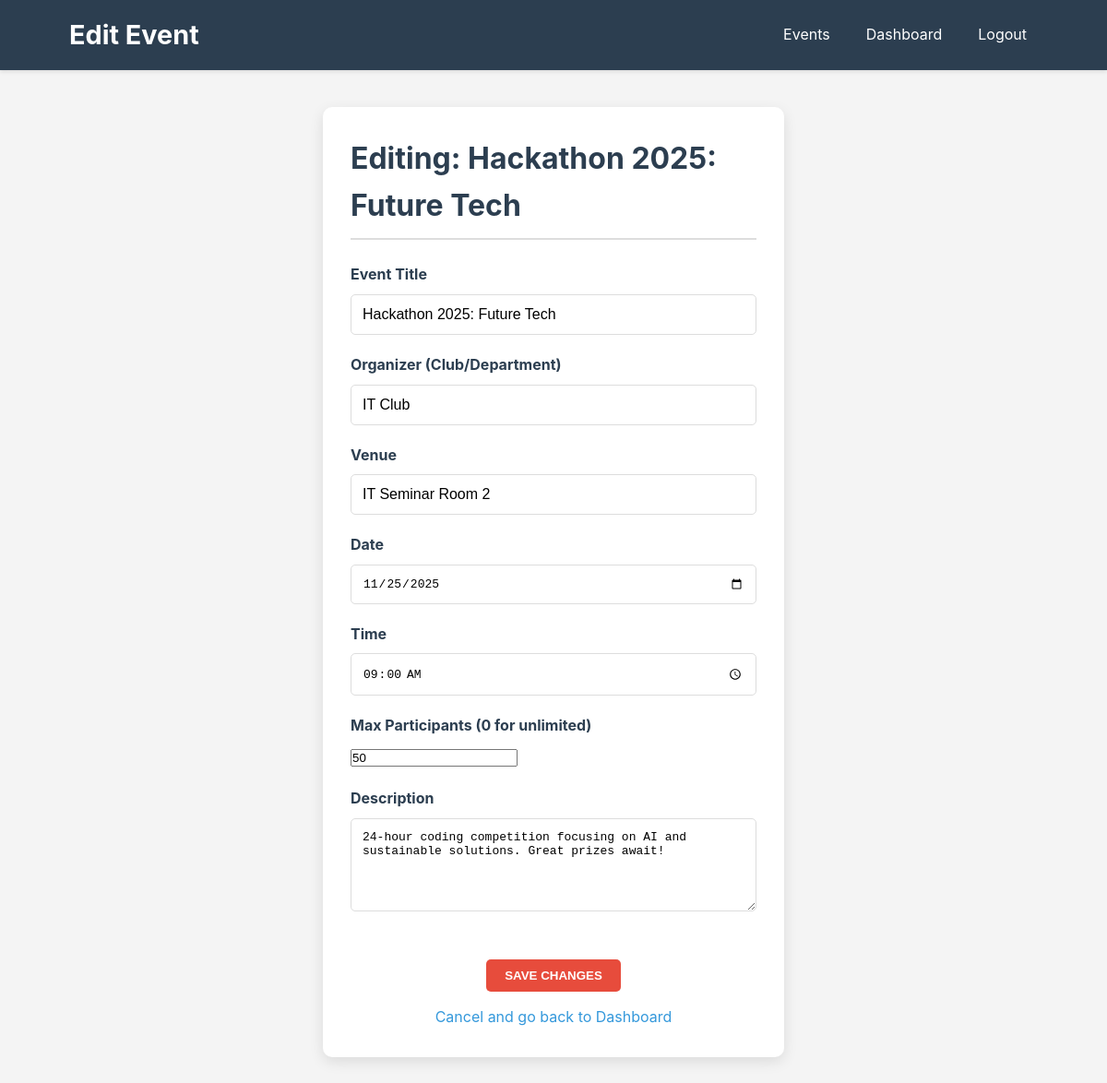
/project/admin/event_form.php?id=1 (signed in), run on the app's committed database.
### tables this page shows
CREATE TABLE `events` (
    `event_id` INT AUTO_INCREMENT PRIMARY KEY,
    `title` VARCHAR(255) NOT NULL,
    `date` DATE NOT NULL,
    `time` TIME,  
    `venue` VARCHAR(150) NOT NULL,
    `description` TEXT,
    `organizer` VARCHAR(100) NOT NULL,  
    `max_participants` INT DEFAULT 0,  
    `created_by_user_id` INT,  
    `created_at` TIMESTAMP DEFAULT CURRENT_TIMESTAMP,
    
     
    FOREIGN KEY (`created_by_user_id`) REFERENCES `users`(`user_id`) ON DELETE SET NULL
);

### project/admin/event_form.php (the view, shortened to what this page needs)
<?php
global $pdo;
$event_id = filter_input(INPUT_GET, 'id', FILTER_VALIDATE_INT);
$is_editing = $event_id !== null && $event_id !== false;
$title = $date = $time = $venue = $description = $organizer = '';
$max_participants = 0;
if ($is_editing && !$_POST) {
    try {
        $stmt = $pdo->prepare("SELECT * FROM events WHERE event_id = ?");
        $stmt->execute([$event_id]);
        $event = $stmt->fetch();
        if ($event) {
            $title = $event['title'];
            $date = $event['date'];
            $time = $event['time'];
            $venue = $event['venue'];
            $description = $event['description'];
            $organizer = $event['organizer'];
            $max_participants = $event['max_participants'];
        } else {
            $status_message = "Event not found.";
            $status_class = 'status-error';
            $is_editing = false;
        }
    } catch (PDOException $e) {
        $status_message = "Database error while loading event details.";
        $status_class = 'status-error';
        $is_editing = false;
    }
}
?>
<!DOCTYPE html>
<html lang="en">
<head>
    <link rel="stylesheet" href="../assets/style.css">
</head>
<body>
    <header>
        <div class="container">
            <h1><?php echo $is_editing ? 'Edit Event' : 'Create Event'; ?></h1>
            <nav>
                <ul>
                    <li><a href="../index.php">Events</a></li>
                    <li><a href="dashboard.php">Dashboard</a></li>
                    <li><a href="../logout.php">Logout</a></li>
                </ul>
            </nav>
        </div>
    </header>
    <main class="container">
        <div class="form-container">
            <h2><?php echo $is_editing ? 'Editing: ' . htmlspecialchars($title) : 'Create New Event'; ?></h2>
            <form method="POST" action="event_form.php">
                <div class="form-group">
                    <label for="title">Event Title</label>
                    <input type="text" id="title" name="title" required value="<?php echo htmlspecialchars($title); ?>">
                </div>
                <div class="form-group">
                    <label for="organizer">Organizer (Club/Department)</label>
                    <input type="text" id="organizer" name="organizer" required value="<?php echo htmlspecialchars($organizer); ?>">
                </div>
                <div class="form-group">
                    <label for="venue">Venue</label>
                    <input type="text" id="venue" name="venue" required value="<?php echo htmlspecialchars($venue); ?>">
                </div>
                <div class="form-group">
                    <label for="date">Date</label>
                    <input type="date" id="date" name="date" required value="<?php echo htmlspecialchars($date); ?>">
                </div>
                <div class="form-group">
                    <label for="time">Time</label>
                    <input type="time" id="time" name="time" value="<?php echo htmlspecialchars($time); ?>">
                </div>
                <div class="form-group">
                    <label for="max_participants">Max Participants (0 for unlimited)</label>
                    <input type="number" id="max_participants" name="max_participants" min="0" value="<?php echo htmlspecialchars($max_participants); ?>">
                </div>
                <div class="form-group">
                    <label for="description">Description</label>
                    <textarea id="description" name="description" rows="5"><?php echo htmlspecialchars($description); ?></textarea>
                </div>
                <div class="form-actions">
                    <button type="submit" class="submit-btn"><?php echo $is_editing ? 'Save Changes' : 'Create Event'; ?></button>
                </div>
                <p style="text-align: center; margin-top: 15px;">
                    <a href="dashboard.php">Cancel and go back to Dashboard</a>
                </p>
            </form>
        </div>
    </main>
</body>
</html>

### project/assets/style.css (style rules this page uses)
:root { --primary-color: #2c3e50; --secondary-color: #3498db; --accent-color: #e74c3c; --text-color: #333; --light-bg: #f4f4f4; --border-color: #ddd; --success-color: #27ae60; --error-color: #c0392b; }
* { box-sizing: border-box; margin: 0; padding: 0; }
body { font-family: -apple-system, BlinkMacSystemFont, "Segoe UI", Roboto, "Helvetica Neue", Arial, sans-serif; line-height: 1.6; color: var(--text-color); background-color: var(--light-bg); }
a { color: var(--secondary-color); text-decoration: none; }
.container { width: 90%; max-width: 1200px; margin: 0 auto; padding: 0 15px; }
header { background-color: var(--primary-color); color: white; padding: 15px 0; box-shadow: 0 2px 4px rgba(0, 0, 0, 0.1); }
header h1 { font-size: 1.8em; margin-right: 20px; }
header .container { display: flex; justify-content: space-between; align-items: center; flex-wrap: wrap; }
nav ul { list-style: none; display: flex; gap: 15px; }
nav a { color: white; padding: 8px 12px; border-radius: 5px; transition: background-color 0.3s; }
main { padding: 40px 0; }
main h2 { color: var(--primary-color); margin-bottom: 25px; font-size: 2em; border-bottom: 2px solid var(--border-color); padding-bottom: 10px; }
.register-btn, .submit-btn { display: inline-block; background-color: var(--accent-color); color: white; padding: 10px 20px; border-radius: 5px; text-align: center; margin-top: 15px; cursor: pointer; border: none; transition: background-color 0.3s, transform 0.1s; text-transform: uppercase; font-weight: bold; }
.form-container, .event-details-card { max-width: 500px; margin: 40px auto; padding: 30px; background: white; border-radius: 10px; box-shadow: 0 5px 15px rgba(0, 0, 0, 0.1); }
.form-group { margin-bottom: 20px; }
.form-group label { display: block; margin-bottom: 8px; font-weight: bold; color: var(--primary-color); }
.form-group input[type="text"], .form-group input[type="email"], .form-group input[type="password"], .form-group input[type="tel"], .form-group input[type="date"], .form-group input[type="time"], .form-group textarea, .form-group select { width: 100%; padding: 12px; border: 1px solid var(--border-color); border-radius: 5px; font-size: 1em; transition: border-color 0.3s, box-shadow 0.3s; }
.form-actions { margin-top: 30px; text-align: center; }

### data on the page
events: title "Hackathon 2025: Future Tech", organizer "IT Club", venue "IT Seminar Room 2", date "11/25/2025", time "09:00:00", max_participants "50", description "24-hour coding competition focusing on AI and sustainable solutions. Great prizes await!"
